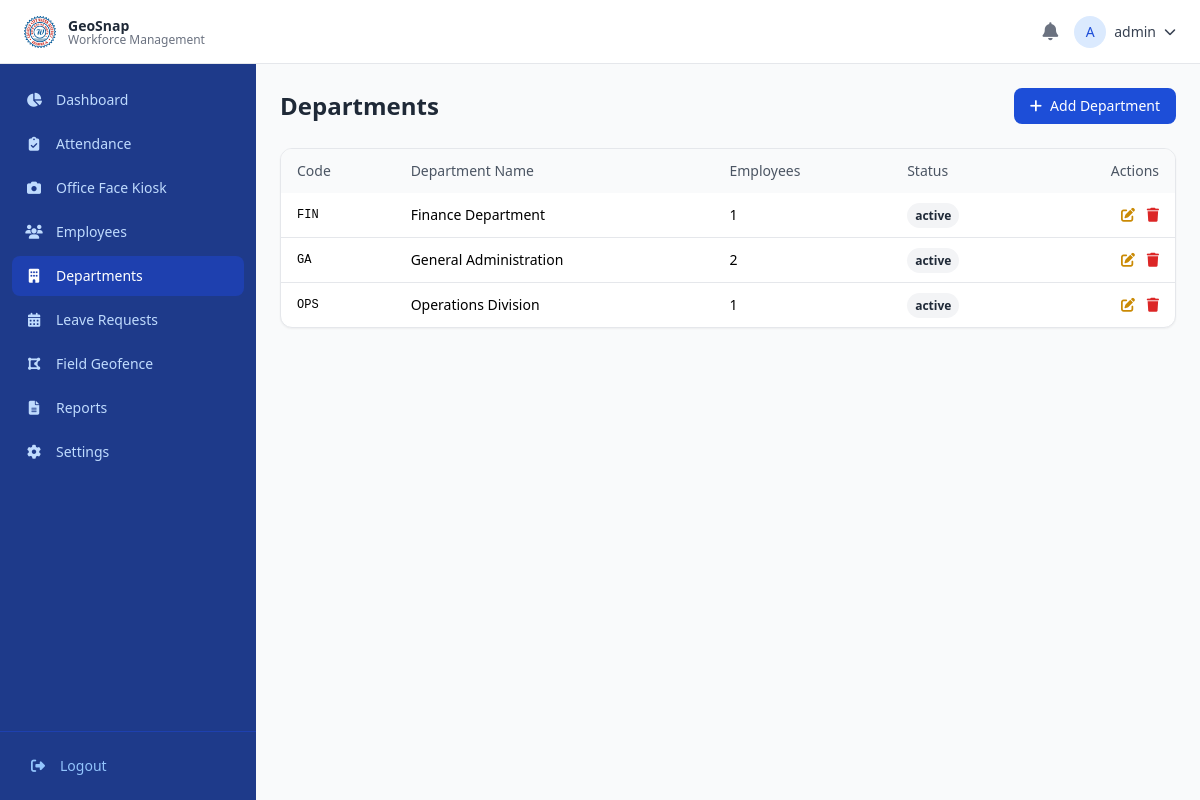
Screenshot of /index.php?page=departments (signed in) with the database file from the repository.
### tables this page shows
CREATE TABLE `departments` (
  `id` INT UNSIGNED NOT NULL AUTO_INCREMENT,
  `name` VARCHAR(255) NOT NULL,
  `code` VARCHAR(50) DEFAULT NULL,
  `description` TEXT DEFAULT NULL,
  `is_active` TINYINT(1) DEFAULT 1,
  `created_at` TIMESTAMP DEFAULT CURRENT_TIMESTAMP,
  `updated_at` TIMESTAMP DEFAULT CURRENT_TIMESTAMP ON UPDATE CURRENT_TIMESTAMP,
  PRIMARY KEY (`id`),
  UNIQUE KEY `uk_departments_name` (`name`),
  KEY `idx_departments_active` (`is_active`)
);

### includes/security.php (called while the page is built, shortened)
<?php
function escapeOutput($data) {
    return htmlspecialchars($data, ENT_QUOTES | ENT_HTML5, 'UTF-8');
}

### modules/departments.php (the view, shortened to what this page needs)
<?php
$depts = $db->query("
    SELECT d.*, (SELECT COUNT(*) FROM employees e WHERE e.department_id = d.id AND e.is_active = 1) as employee_count
    FROM departments d
    ORDER BY d.name
")->fetchAll();
?>
<div class="space-y-6">
    <div class="flex items-center justify-between">
        <h1 class="text-2xl font-bold text-gray-800">Departments</h1>
        <a href="<?= APP_URL ?>/index.php?page=departments-create" class="px-4 py-2 bg-blue-700 text-white rounded-lg text-sm hover:bg-blue-800"><i class="fas fa-plus mr-2"></i>Add Department</a>
    </div>
    <div class="bg-white rounded-xl shadow-sm border overflow-hidden">
        <table class="w-full text-sm">
            <thead class="bg-gray-50 text-gray-600">
                <tr>
                    <th class="text-left px-4 py-3 font-medium">Code</th>
                    <th class="text-left px-4 py-3 font-medium">Department Name</th>
                    <th class="text-left px-4 py-3 font-medium">Employees</th>
                    <th class="text-left px-4 py-3 font-medium">Status</th>
                    <th class="text-right px-4 py-3 font-medium">Actions</th>
                </tr>
            </thead>
            <tbody class="divide-y">
                <?php foreach ($depts as $d): ?>
                <tr class="hover:bg-gray-50">
                    <td class="px-4 py-3 font-mono text-xs"><?= escapeOutput($d['code'] ?? '--') ?></td>
                    <td class="px-4 py-3 font-medium"><?= escapeOutput($d['name']) ?></td>
                    <td class="px-4 py-3"><?= $d['employee_count'] ?></td>
                    <td class="px-4 py-3"><?= getStatusBadge($d['is_active'] ? 'active' : 'inactive') ?></td>
                    <td class="px-4 py-3 text-right">
                        <a href="<?= APP_URL ?>/index.php?page=departments-edit&id=<?= $d['id'] ?>" class="text-yellow-600 hover:text-yellow-800 mr-2"><i class="fas fa-edit"></i></a>
                        <button onclick="deleteDept(<?= $d['id'] ?>)" class="text-red-600 hover:text-red-800"><i class="fas fa-trash"></i></button>
                    </td>
                </tr>
                <?php endforeach; ?>
            </tbody>
        </table>
    </div>
</div>

### includes/functions.php (shortened to what this page needs)
<?php
function getStatusBadge($status) {
    $map = [
        'verified'  => '<span class="px-2 py-1 text-xs font-semibold rounded-full bg-green-100 text-green-800">Verified</span>',
        'inside'    => '<span class="px-2 py-1 text-xs font-semibold rounded-full bg-green-100 text-green-800">Inside</span>',
        'outside'   => '<span class="px-2 py-1 text-xs font-semibold rounded-full bg-red-100 text-red-800">Outside</span>',
        'pending'   => '<span class="px-2 py-1 text-xs font-semibold rounded-full bg-yellow-100 text-yellow-800">Pending</span>',
        'approved'  => '<span class="px-2 py-1 text-xs font-semibold rounded-full bg-green-100 text-green-800">Approved</span>',
        'rejected'  => '<span class="px-2 py-1 text-xs font-semibold rounded-full bg-red-100 text-red-800">Rejected</span>',
        'cancelled' => '<span class="px-2 py-1 text-xs font-semibold rounded-full bg-gray-100 text-gray-800">Cancelled</span>',
        'active'    => '<span class="px-2 py-1 text-xs font-semibold rounded-full bg-green-100 text-green-800">Active</span>',
        'inactive'  => '<span class="px-2 py-1 text-xs font-semibold rounded-full bg-red-100 text-red-800">Inactive</span>',
    ];
    return $map[strtolower($status)] ?? '<span class="px-2 py-1 text-xs font-semibold rounded-full bg-gray-100 text-gray-800">' . escapeOutput($status) . '</span>';
}

### rows the page displays
departments: code "FIN", name "Finance Department", employee_count "1"
departments: code "GA", name "General Administration", employee_count "2"
departments: code "OPS", name "Operations Division", employee_count "1"

### other values shown
substr($_SESSION['username'] ?? 'U', 0, 1) "A"
escapeOutput($_SESSION['username'] ?? 'User') "admin"
$item['label'] "Dashboard"
$item['label'] "Attendance"
$item['label'] "Office Face Kiosk"
$item['label'] "Employees"
$item['label'] "Departments"
$item['label'] "Leave Requests"
$item['label'] "Field Geofence"
$item['label'] "Reports"
$item['label'] "Settings"
